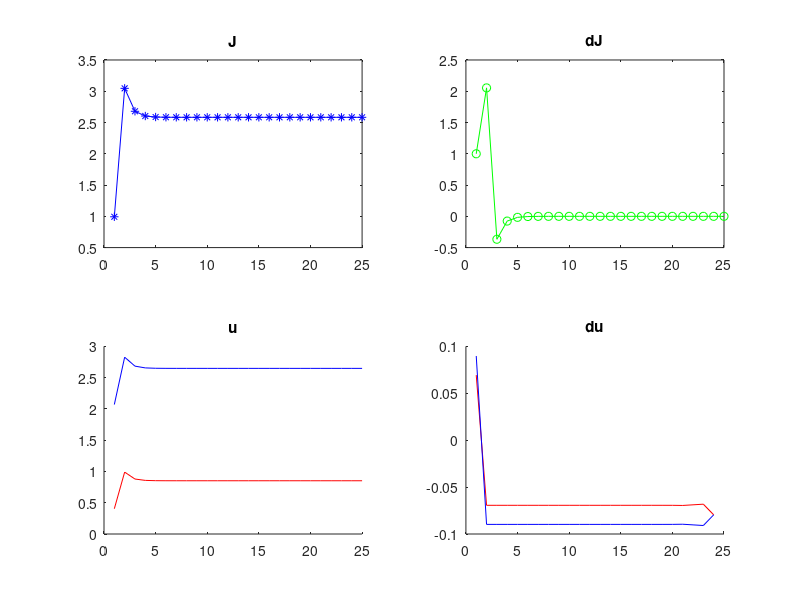

MATLAB code for this plot: (Note: this script raises an error after producing the figure.)
clc
clear all % focused gaussian beam calculator
close all;

r=100;
S=16;%16*4;
MM=16;
GG =0.5;

M=512; %256
L1=M*15e-6; %3.84e-3; 
dx1=L1/M;
x1=-L1/2:dx1:L1/2-dx1; 
y1=x1;
lambda=1.064e-6;
k=2*pi/lambda; 
w=dx1*(160/2);
test_x=[0:0.001:2*pi]; test_y=[0:0.001:2*pi];
[X,Y] = meshgrid(test_x,test_y); test_z=abs(exp(-1i*X)+exp(-1i*Y)).^2;
% figure(1); 
% imagesc(test_x,test_y,test_z);
% axis image; axis xy;
% colormap('gray')
% xlabel('x');ylabel('y');
% hold on; for (ij = 1:size(test_x,2)-1) test_dy(ij)=(test_y(ij+1)-test_y(ij)); test_dy(ij)= test_dy(ij).*test_dy(ij); test_dx(ij) = test_x(ij); end; plot(test_dx, test_dy*10000+2, 'r'); hold off;

%%

bu = rand(1,2)*(2*pi);
au = rand(1,2)*(2*pi);

u5 = exp(-1i*bu(1,1))+exp(-1i*bu(1,2));
ausave(:,1) = bu;
 
I5=(abs(u5).^2);

J(1,1) = I5;
% J(1,1) = J1(1,1)/JJ(1,1);
W(1,1)= 1;
D(1,1)= 1;
MU(1,1)=max(max(angle(bu)));
MaxI(1,1)=max(max((abs(I5).^2)));
MinI(1,1)=min(min((abs(I5).^2)));
diffUsave(:,:,1) = abs(au-bu);

for ii = 1:r
    
    u0 = exp(-1i*au(1,1))+exp(-1i*au(1,2));
    Intensity = abs(u0).^2;
    ausave(:,ii+1) = au;
    
    J(1,ii+1) = Intensity;
    
%     J(1,ii+1) = J1(1,ii+1)/JJ(1,ii+1);
    W(1,ii+1)=((J(1,ii+1) - J(1,ii)));% /mean(J)
    weight=(W(1,ii+1)); %->multithread 1/Jratio(1,ii+1)
    BB=(au-bu);
    BB = BB/abs(sum(sum(BB)));
    dusave(:,ii) = BB;
%     diffUsave = (au-bu)./weight;
%     diffU = (diffUsave);
%     diffU(isnan(diffU)) = 0;
%     diffUsave(isnan(diffUsave(:,:,ii+1)),ii+1) = 0;
    gamma = (pi)./(J(1,ii+1)+1);
%     if sum(sum(BB))<=0.01
%         break
%     end
    WM = gamma .* (weight.*(BB)); %.*perturb.*rand([MM,MM])
%     diffU = (diffUsave(:,:,ii)-diffUsave(:,:,ii+1))/sign(W(1,ii)-W(1,ii+1));%
%     diffU = (diffUsave(:,:,ii+1))/sign(W(1,ii+1));
%     WM = weight.*(diffU);
%     WM = (weight.*diffUsave(:,:,ii+1)); %.*rand([MM,MM])
%     if (ii == 1)
%         WM = rand([MM,MM]).*(2*pi);
%     end
    WM = rem((WM), (2*pi));   %.*(binornd(ones(16,16),ones(16,16)./2)-0.5).*(4*pi)
%     WM = WM./(max(max(WM))/(2*pi));
    D(1,ii+1) = sum(sum(WM))/sum(sum(au))+1;
    value(1,ii+1)=Intensity;
    bu = au;
%     bu = rem(bu, (2*pi));
%     aum = (au + weight);%2
    au = (au - WM);%2
    au = mod(au, (2*pi));
%     au = (au+(au.*weight))/2;%2
%     MU(1,ii+1)=max(max(au))/(2*pi);
%     au = au./ MU(1,ii+1);
    if (min(min(au))<0)
        au = au - min(min(au));
    end
    figure(100);
    set(gcf,'position',[456,411,560,420]);
    clf;
    imagesc(test_x,test_y,test_z);
    line(0.1*cos(0:0.01:2*pi)+au(1),0.1*sin(0:0.01:2*pi)+au(2),'Color','r','Linewidth',2);
    axis image; axis xy;
    colormap('gray')
    title(sprintf("ii = %d, J = %.2f\nx = %.2f, y = %.2f, d\\phi = %.3f",ii,J(ii),au(1)/2/pi,au(2)/2/pi,(au(2)-au(1))/2/pi))
    xlabel('x');ylabel('y');
    xlim([0 2*pi]); ylim([0 2*pi]);
    drawnow
    figure(101);
    set(gcf,'position',[1024,410,560,420]);
    clf
    subplot(2,2,1);
    plot(J,'b*-'); 
    title('J'); 
    subplot(2,2,2);
    plot(W,'go-'); 
    title('dJ'); 
    subplot(2,2,3);
    hold on;
    plot((ausave(1,:)./(2*pi)),'r');
    plot((ausave(2,:)./(2*pi))+2,'b');
    hold off;
    title('u'); 
    subplot(2,2,4);
    hold on;
    plot((dusave(1,:)./(2*pi)),'r');
    plot((dusave(2,:)./(2*pi)),'b');
    hold off;
    title('du');
    drawnow
%     au = exp(-i./(MU(1,ii+1))*(au));%2 
%     au = au - min(min(au));
%     if rem(ii,30) == 0
%         au=au+((rand([MM,MM])-0.5)*(2*pi));%| MU(1,ii+1) == 0 30
%     end
    if W(1,ii+1) == 0 %& half == 0
        break
    end
%     if J(1,i+1) == inf | D(1,i+1) == inf
%         break
%     end
    
end

I3=(abs(u0).^2);

% % figure(8)                                                                                         % rescaled figure of J, delta J, change amount of au, cycle of au
% subplot(4,4,11);
% hold off
% plot(rescale(J),'b*-');                                                                             % cacluated J value during iterration
% hold on
% plot(rescale(W),'go-');                                                                             % improvement of output during iterration
% plot(rescale(D),'r^-');                                                                             % expectation of improvement of au
% plot(rescale(MU),'y^-');                                                                            % au's cycle count
% title('J'); 
% legend('J','del J','u diff','u max');%
% hold off

% figure(10) 
% subplot(4,4,14);
% hold off
% plot((J),'b*-'); 
% hold on
% plot((W),'go-'); 
% % plot(rescale(D),'r^-'); 
% % plot(rescale(MU),'y^-'); 
% title('J'); 
% legend('J','del J','u diff','u max');%
% hold off

figure(2)
set(gcf,'position',[1024,410,560,420]);
clf
subplot(2,2,1);
plot(J,'b*-'); 
title('J'); 
subplot(2,2,2);
plot(W,'go-'); 
title('dJ'); 
subplot(2,2,3);
hold on;
plot((ausave(1,:)./(2*pi)),'r');
plot((ausave(2,:)./(2*pi))+2,'b');
hold off;
title('u'); 
subplot(2,2,4);
hold on;
plot((dusave(1,:)./(2*pi)),'r');
plot((dusave(2,:)./(2*pi)),'b');
hold off;
title('du'); 